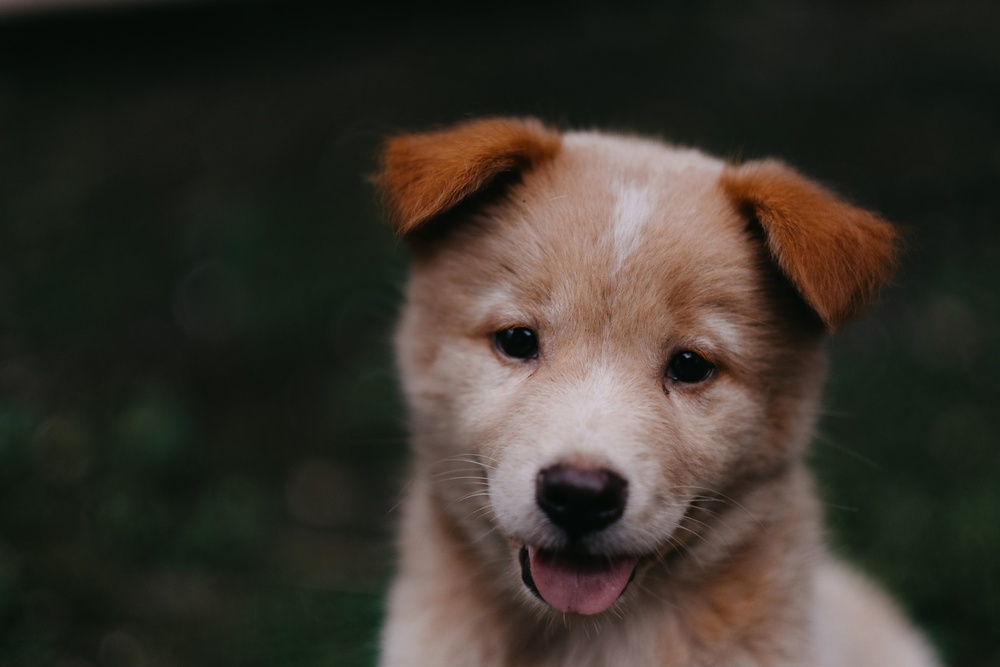
#> input picture notebooks/DATA/00-puppy.jpg, 1000 x 667 px, shrunk from 1950 x 1300 before the run
$ jupyter execute 005-image-colors.ipynb
#> lines starting #> are read from the running program, lines starting #| are printed output that depends on the picture
## Introduction

Image Color Schemes and Conversions

## Setup

[cell 1]
import cv2
from matplotlib import pyplot as plt

## Image

[cell 2]
image = cv2.imread("DATA/00-puppy.jpg")
#> image is the input picture: shape (667, 1000, 3); mean B, G, R 43.8, 51.8, 57.3
plt.imshow(image)

[cell 3]
image_bgr_2_rgb = cv2.cvtColor(image, cv2.COLOR_BGR2RGB)
plt.imshow(image_bgr_2_rgb)

## Image RGB 2 HSV

[cell 4]
plt.imshow(cv2.cvtColor(image_bgr_2_rgb, cv2.COLOR_RGB2HSV))
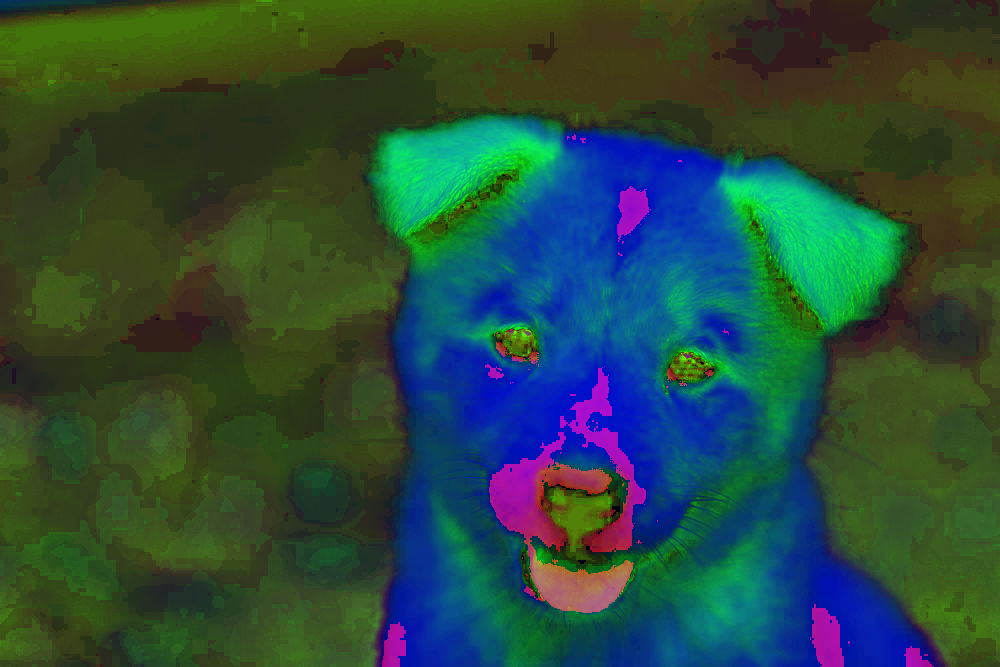
#> shown: shape (667, 1000, 3); mean R, G, B 42.6, 74.2, 60.9

## Image RGB 2 HLS

[cell 5]
plt.imshow(cv2.cvtColor(image_bgr_2_rgb, cv2.COLOR_RGB2HLS))
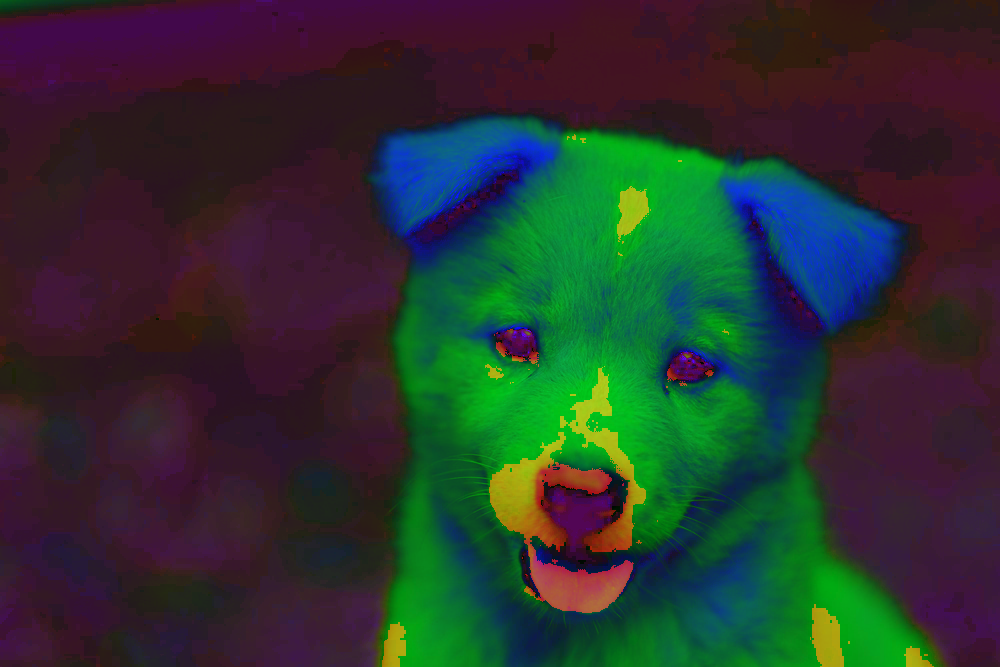
#> shown: shape (667, 1000, 3); mean R, G, B 42.6, 52.3, 47

$ run again, with notebooks/DATA/Denis_Mukwege.jpg copied over notebooks/DATA/00-puppy.jpg
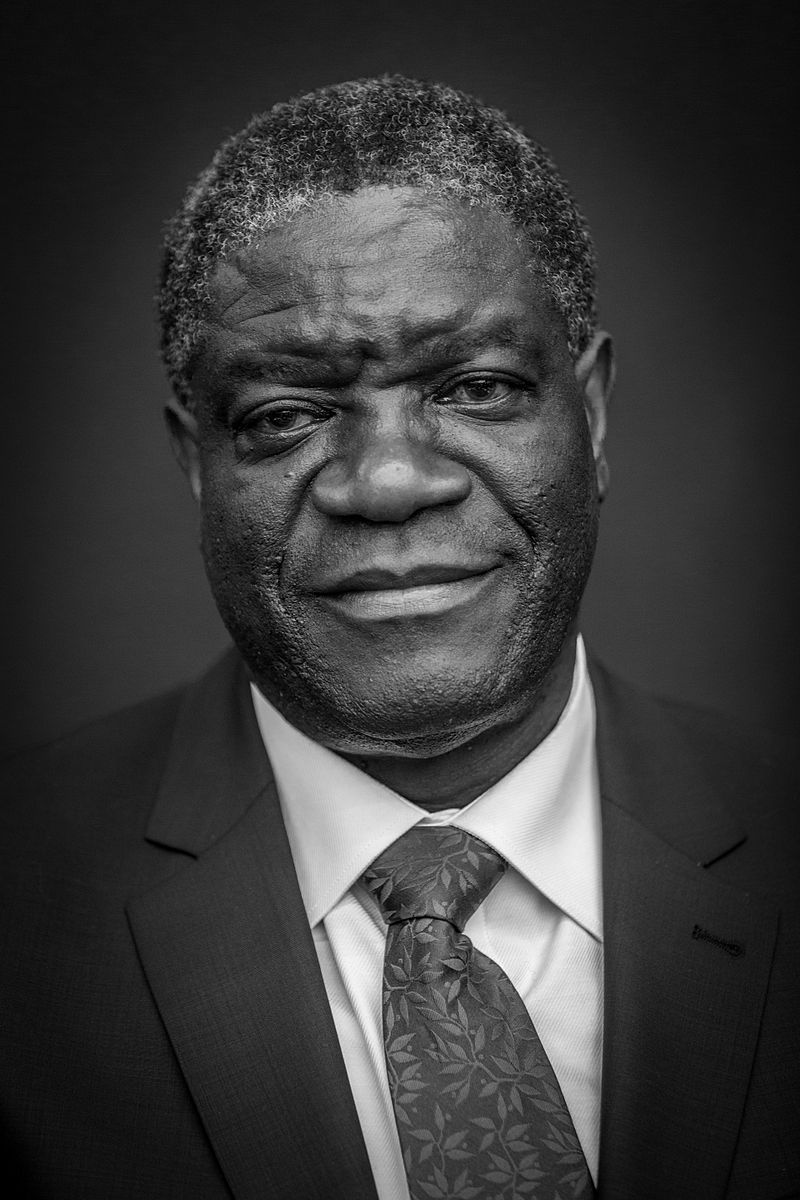
#> input picture notebooks/DATA/Denis_Mukwege.jpg, 800 x 1200 px
#> image is the input picture: shape (1200, 800, 3); min 0, max 255, mean 58.8
#> `[cell 4] plt.imshow(cv2.cvtColor(image_bgr_2_rgb, cv2.COLOR_RGB2HSV))`:
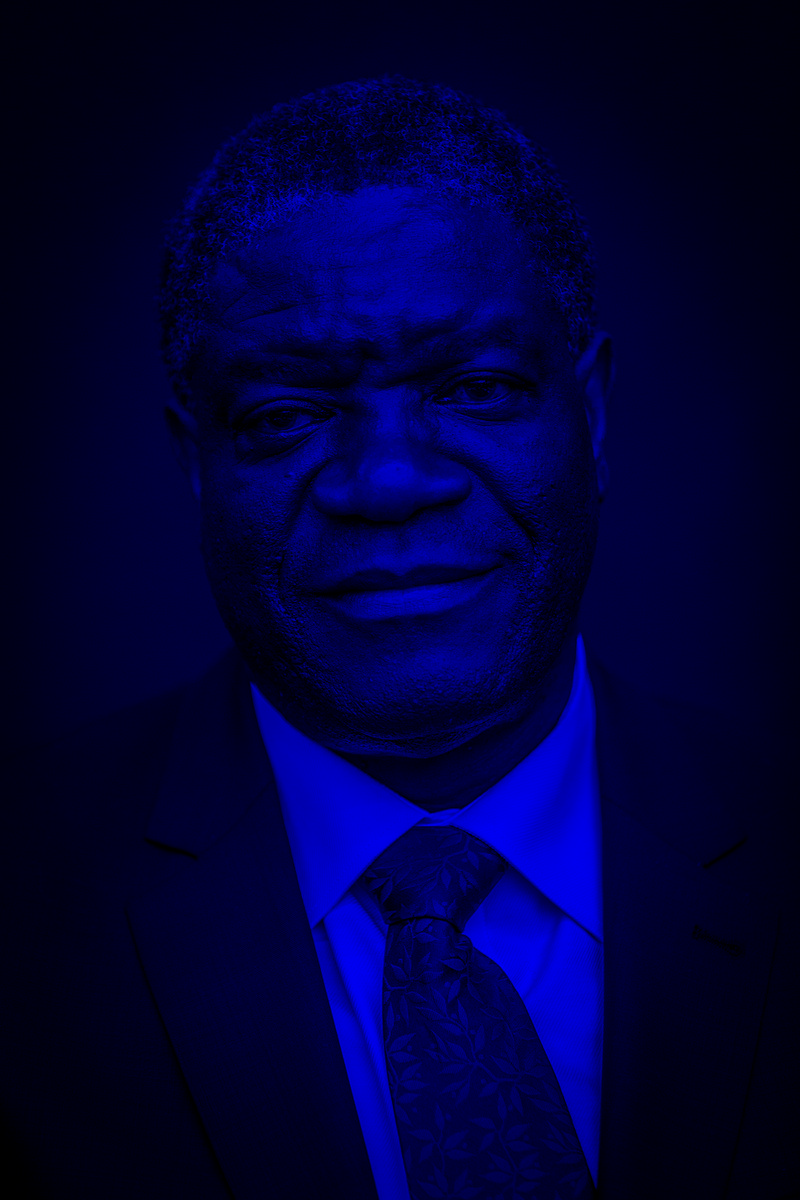
#> shown: shape (1200, 800, 3); mean R, G, B 0, 0, 58.8
#> `[cell 5] plt.imshow(cv2.cvtColor(image_bgr_2_rgb, cv2.COLOR_RGB2HLS))`:
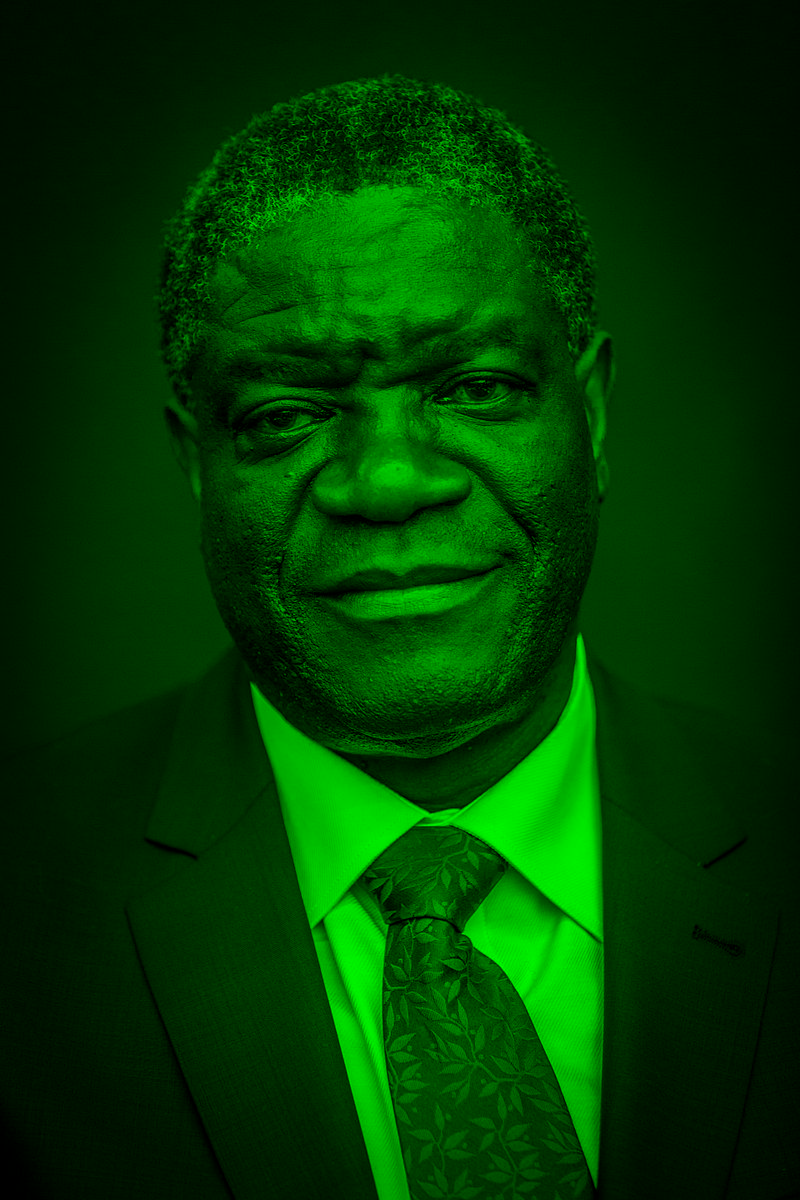
#> shown: shape (1200, 800, 3); mean R, G, B 0, 58.8, 0

$ run again, with notebooks/DATA/Nadia_Murad.jpg copied over notebooks/DATA/00-puppy.jpg
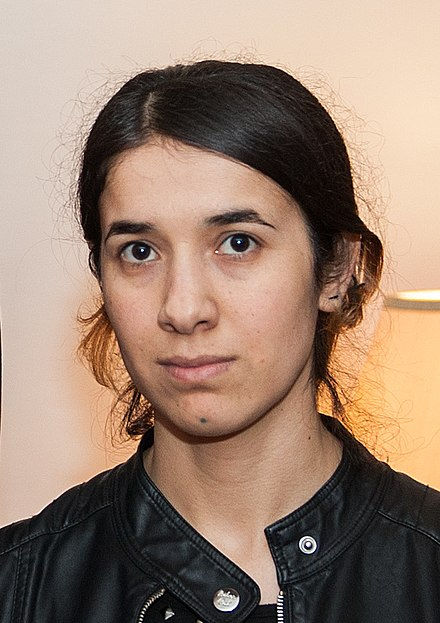
#> input picture notebooks/DATA/Nadia_Murad.jpg, 440 x 623 px
#> image is the input picture: shape (623, 440, 3); mean B, G, R 112.7, 129.2, 153.8
#> `[cell 4] plt.imshow(cv2.cvtColor(image_bgr_2_rgb, cv2.COLOR_RGB2HSV))`:
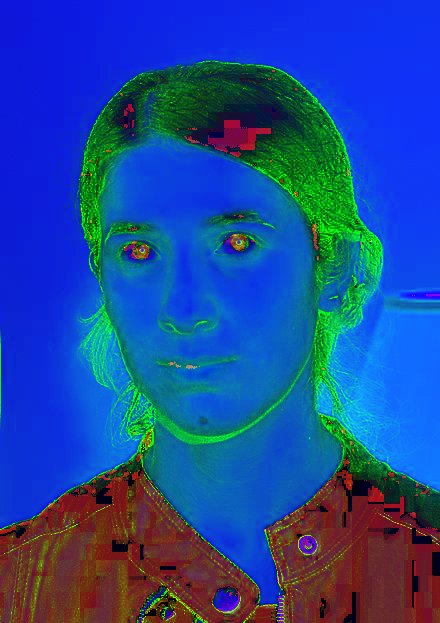
#> shown: shape (623, 440, 3); mean R, G, B 29, 73.3, 154.7
#> `[cell 5] plt.imshow(cv2.cvtColor(image_bgr_2_rgb, cv2.COLOR_RGB2HLS))`:
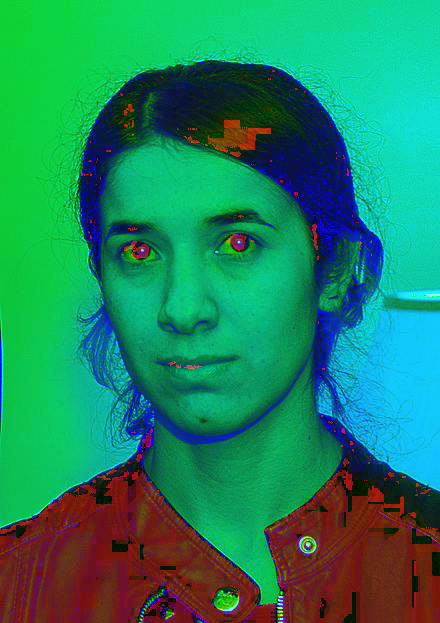
#> shown: shape (623, 440, 3); mean R, G, B 29, 133.4, 95.7
